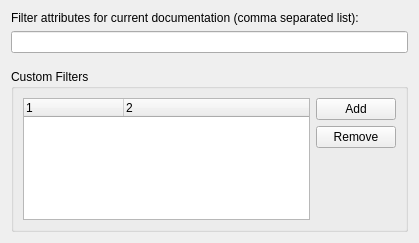
<ui version="4.0" >
 <class>FilterPage</class>
 <widget class="QWidget" name="FilterPage" >
  <property name="geometry" >
   <rect>
    <x>0</x>
    <y>0</y>
    <width>419</width>
    <height>243</height>
   </rect>
  </property>
  <property name="windowTitle" >
   <string>Form</string>
  </property>
  <layout class="QGridLayout" >
   <item row="1" column="0" >
    <widget class="QLabel" name="label" >
     <property name="text" >
      <string>Filter attributes for current documentation (comma separated list):</string>
     </property>
    </widget>
   </item>
   <item row="2" column="0" >
    <widget class="QLineEdit" name="filterLineEdit" />
   </item>
   <item row="4" column="0" >
    <widget class="QGroupBox" name="groupBox" >
     <property name="title" >
      <string>Custom Filters</string>
     </property>
     <layout class="QGridLayout" >
      <item rowspan="3" row="0" column="0" >
       <widget class="QTreeWidget" name="customFilterWidget" >
        <property name="columnCount" >
         <number>2</number>
        </property>
        <column>
         <property name="text" >
          <string>1</string>
         </property>
        </column>
        <column>
         <property name="text" >
          <string>2</string>
         </property>
        </column>
       </widget>
      </item>
      <item row="0" column="1" >
       <widget class="QPushButton" name="addButton" >
        <property name="text" >
         <string>Add</string>
        </property>
       </widget>
      </item>
      <item row="1" column="1" >
       <widget class="QPushButton" name="removeButton" >
        <property name="text" >
         <string>Remove</string>
        </property>
       </widget>
      </item>
      <item row="2" column="1" >
       <spacer>
        <property name="orientation" >
         <enum>Qt::Vertical</enum>
        </property>
        <property name="sizeHint" >
         <size>
          <width>20</width>
          <height>40</height>
         </size>
        </property>
       </spacer>
      </item>
     </layout>
    </widget>
   </item>
   <item row="0" column="0" >
    <spacer>
     <property name="orientation" >
      <enum>Qt::Vertical</enum>
     </property>
     <property name="sizeHint" >
      <size>
       <width>20</width>
       <height>40</height>
      </size>
     </property>
    </spacer>
   </item>
   <item row="5" column="0" >
    <spacer>
     <property name="orientation" >
      <enum>Qt::Vertical</enum>
     </property>
     <property name="sizeHint" >
      <size>
       <width>20</width>
       <height>40</height>
      </size>
     </property>
    </spacer>
   </item>
   <item row="3" column="0" >
    <spacer>
     <property name="orientation" >
      <enum>Qt::Vertical</enum>
     </property>
     <property name="sizeType" >
      <enum>QSizePolicy::Policy::Fixed</enum>
     </property>
     <property name="sizeHint" >
      <size>
       <width>20</width>
       <height>10</height>
      </size>
     </property>
    </spacer>
   </item>
  </layout>
 </widget>
 <resources/>
 <connections/>
</ui>
